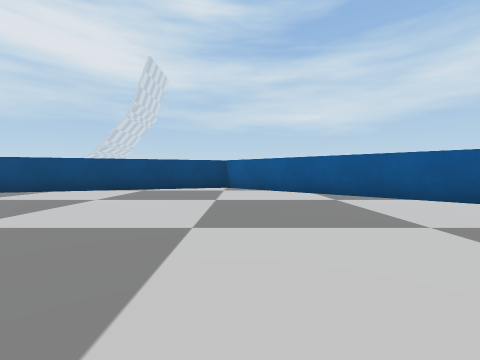
view 1 (above)

20 first-person views from a walk through a scene from a Unity 3-D project. The camera is 0.59 m above the floor, tilts 2° down and sees 90° across. The floor is counted in squares, 1 m on a side. Each view is taken from the middle of a square. On the plan, view 1 faces up. The plan holds only what a view shows up to about 9 squares ahead; the rest is blank. The place goes on beyond the plan.

view 2
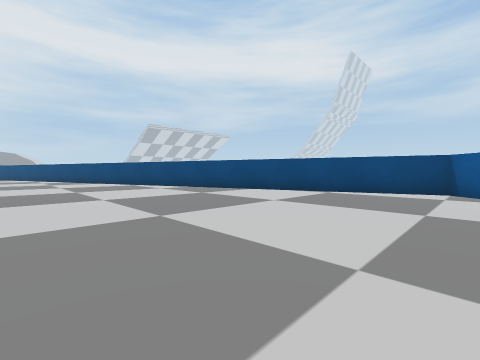

view 3
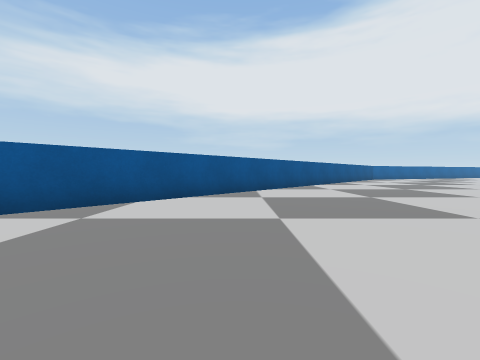

view 4
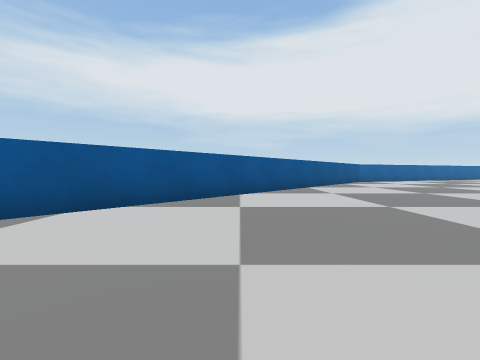

view 5
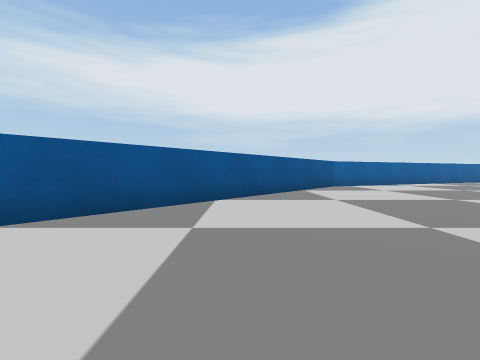

view 6
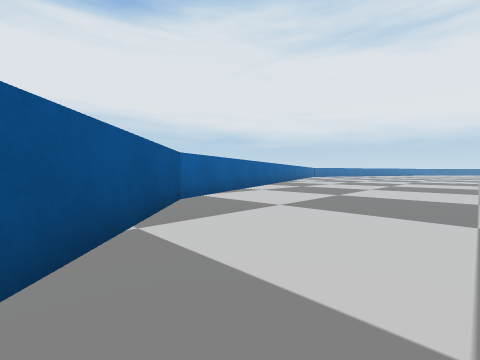

view 7
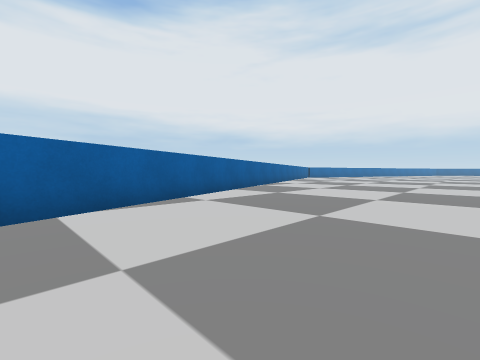

view 8
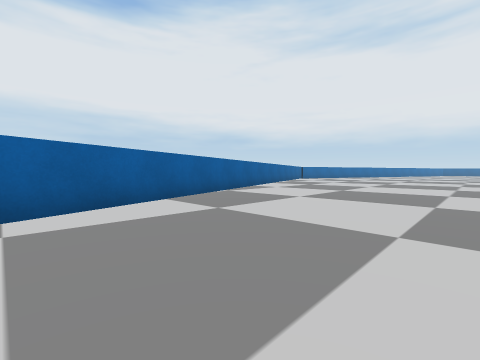

view 9
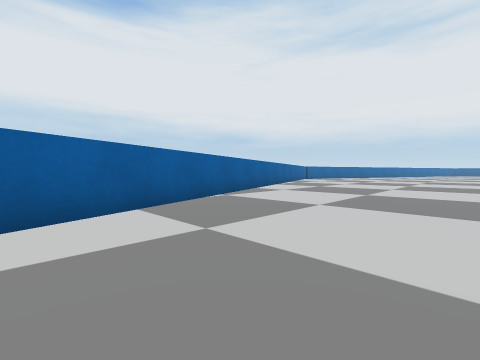

view 10
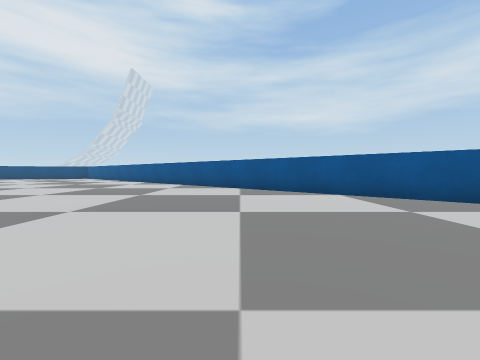

view 11
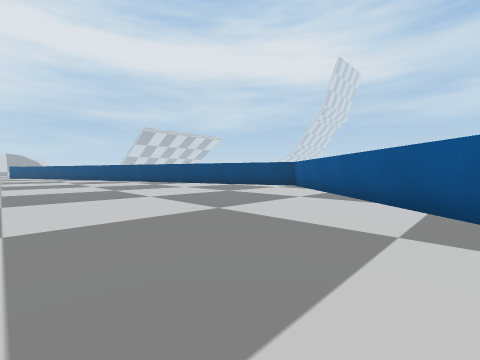

view 12
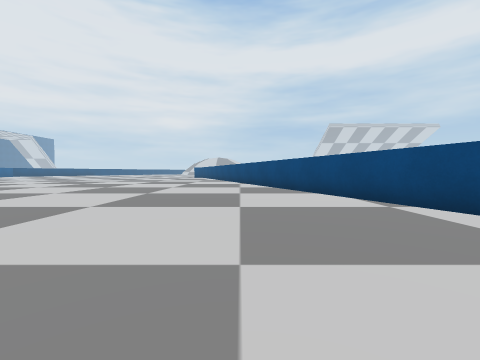

view 13
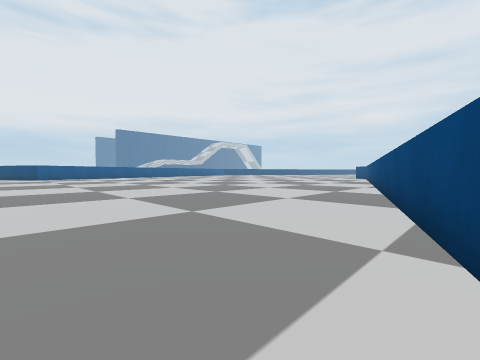

view 14
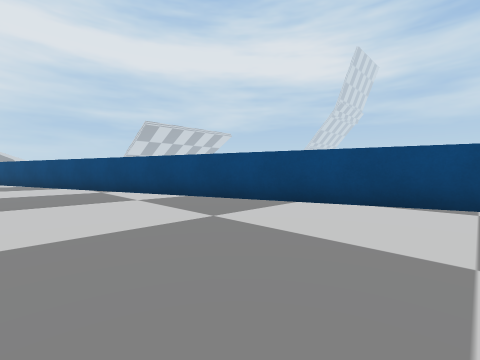

view 15
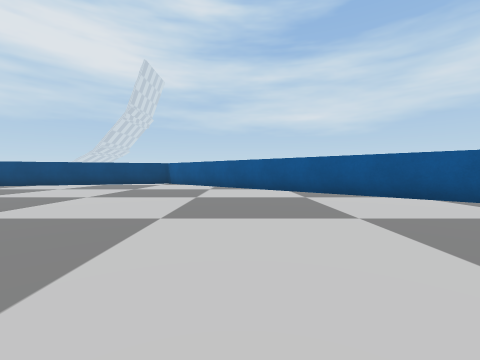

view 16
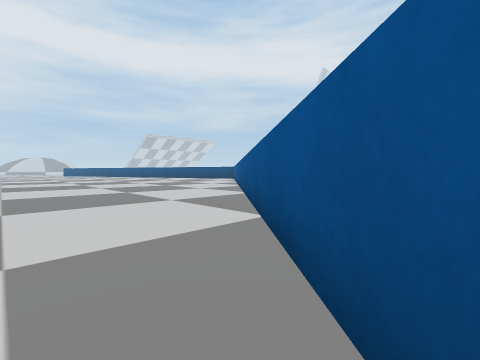

view 17
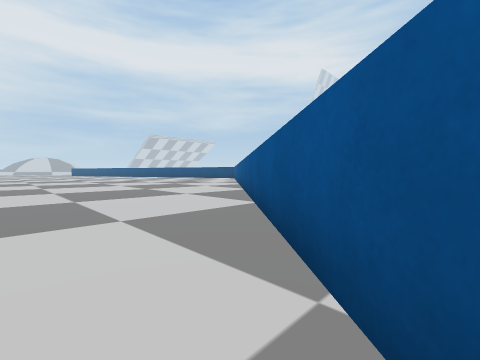

view 18
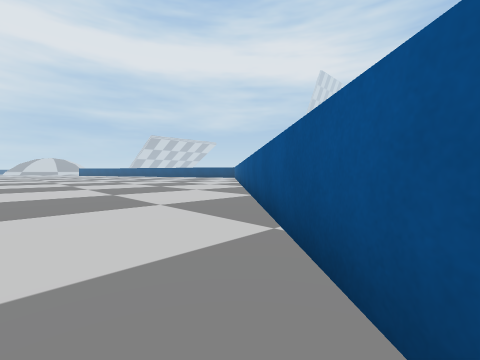

view 19
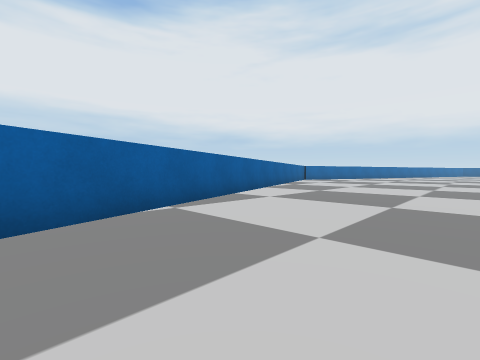

view 20
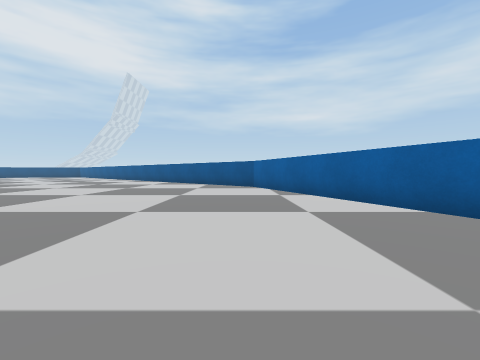

### Floor plan
Points are (right, up) in squares from view 1. A wall is a line through its corners. A room is listed if a view was taken in it or the views show most of it. See-through windows are left out.
Room 1 (views 1, 2, 3, 4, 5, 6, 7, 8, 9, 10, 11, 12, 13, 14, 15, 16, 17, 18, 19, 20)
walls: (19.5, -14.5) (16.5, -6.7) (-0.5, 8.8) (-8.5, 6.1)

Positions as (right, up) in squares from view 1, and headings:
1: (0, 0), facing up
2: (0, 1), facing up-left
3: (-1, 3), facing right
4: (3, 0), facing right
5: (7, -3), facing right
6: (12, -4), facing down-right
7: (13, -7), facing down-right
8: (14, -10), facing down-right
9: (15, -11), facing down-right
10: (12, -11), facing up
11: (5, 0), facing up-left
12: (1, 5), facing left
13: (-1, 8), facing down-left
14: (-3, 3), facing up-left
15: (3, -3), facing up
16: (14, -5), facing up-left
17: (15, -6), facing up-left
18: (16, -7), facing up-left
19: (16, -13), facing down-right
20: (16, -16), facing up
